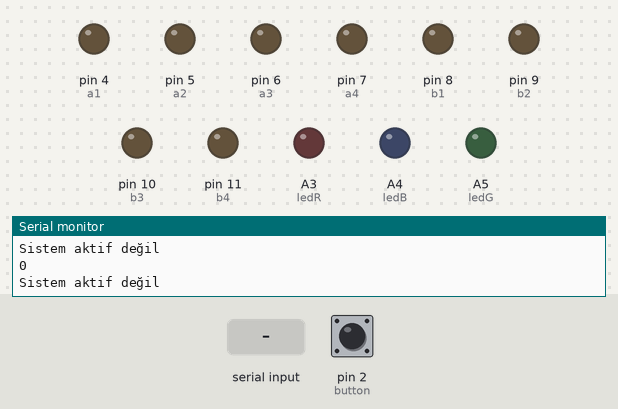
Bench run of a sketch on a simulated Arduino Uno, built with avr-gcc and run on an emulated ATmega328P. Parts: output pins drawn as LEDs (lit = HIGH), the last lines printed to the serial monitor. Dashed ring = blinking. The test bench sets the inputs (shaded band); at power-on: pin 2 (button) LOW.

Above: at 1.2 s.
1.3 s: pin 2 (button) pulled HIGH for 0.15 s
At 4.1 s:
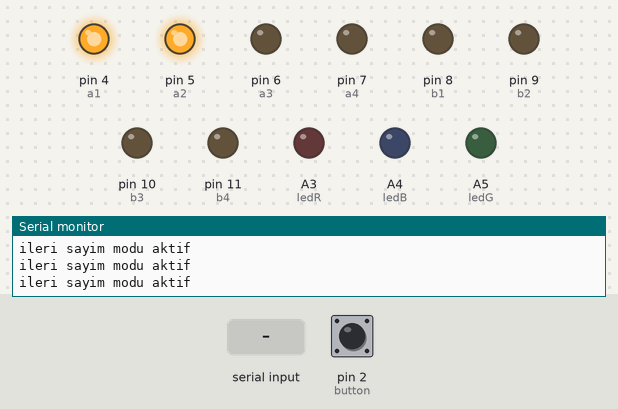
4.4 s: "90,45\n" received over Serial
At 7.2 s:
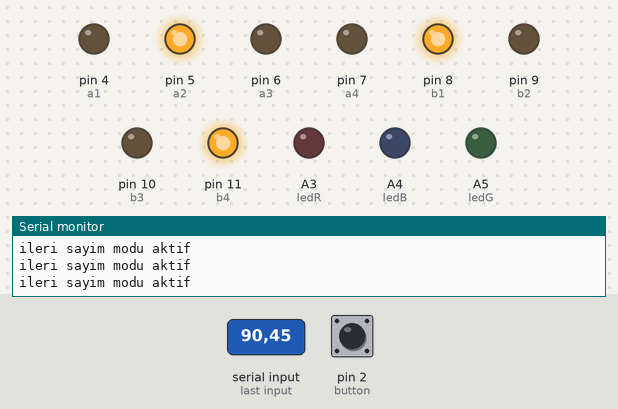
7.4 s: "30,150\n" received over Serial
At 10.2 s:
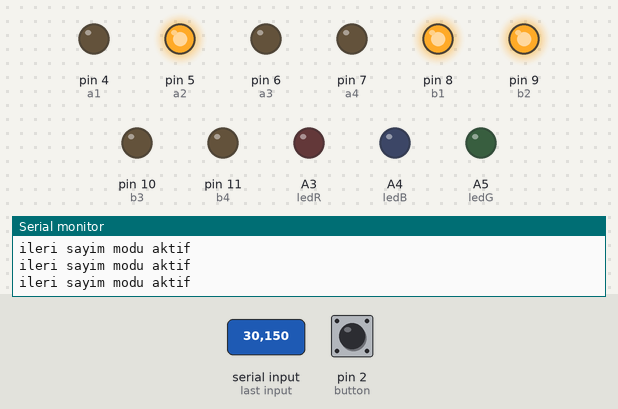
10.4 s: "3\n" received over Serial
At 13.2 s:
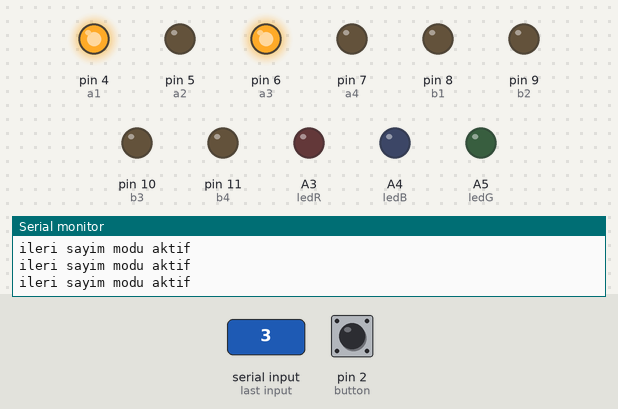
13.4 s: "90\n" received over Serial
At 15.6 s:
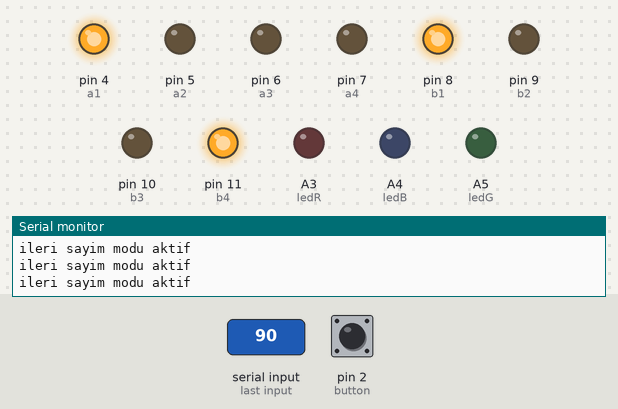
16.4 s: "1\n" received over Serial
At 23.4 s:
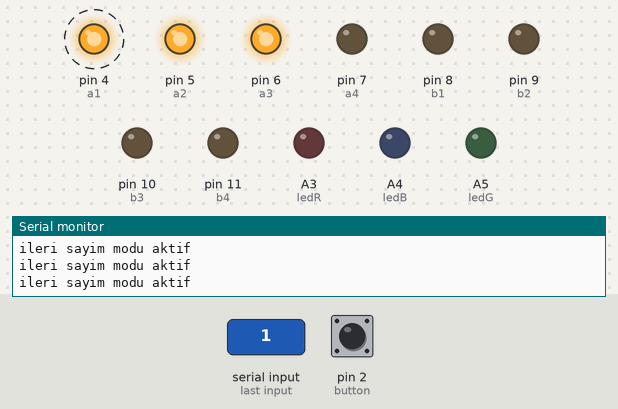
Timing chart, 0 to 24.3 s (numbered marks = the images above; inputs shaded):
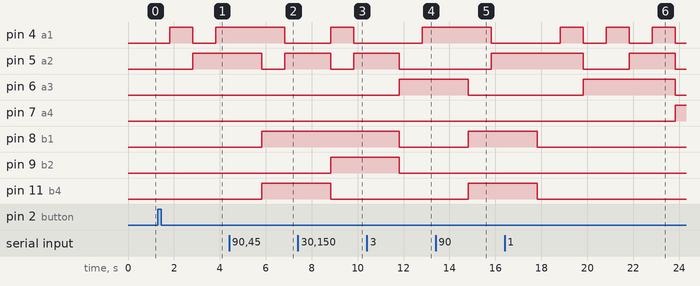

Measured:
- after the input at 1.3 s, pin 4 (a1): LOW → HIGH after 0.52 s, → LOW 1.0 s later, → HIGH 1.0 s later; pin 5 (a2): LOW → HIGH after 1.5 s
- after the input at 4.4 s, pin 6 (a3): stays LOW (without the input it goes to HIGH after 0.42 s); pin 8 (b1), pin 11 (b4): LOW → HIGH after 1.4 s
- after the input at 7.4 s, pin 6 (a3): stays LOW (without the input it goes to HIGH after 1.4 s); pin 9 (b2): LOW → HIGH after 1.4 s; pin 11 (b4): HIGH → LOW after 1.4 s
- after the input at 10.4 s, pin 8 (b1), pin 9 (b2): HIGH → LOW after 1.4 s
- after the input at 13.4 s, pin 6 (a3): HIGH → LOW after 1.4 s instead of 2.4 s; pin 7 (a4): stays LOW (without the input it goes to HIGH after 2.4 s); pin 8 (b1), pin 11 (b4): LOW → HIGH after 1.4 s
- after the input at 16.4 s, pin 7 (a4): LOW → HIGH after 7.4 s instead of 5.4 s; pin 8 (b1), pin 11 (b4): HIGH → LOW after 1.4 s; A3 (ledR): stays LOW (without the input it goes to HIGH after 7.4 s)

The sketch:

project2.1.ino
```cpp
int a1 = 4;
int a2 = 5;
int a3 = 6;
int a4 = 7;


int b1 = 8;
int b2 = 9;
int b3 = 10;
int b4 = 11;
//&&
int n=0;
int d1;
int d2;
int button = 2;
int state = 0;
int a = 0;
int durum_dongu;
int sayac;
int buzzer = 13;
int ledR = A3;
int ledB = A4;
int ledG = A5;


void setup()
{
pinMode(0,OUTPUT);
pinMode(1,OUTPUT);
pinMode(2,OUTPUT);
pinMode(4,OUTPUT);
pinMode(5,OUTPUT);
pinMode(6,OUTPUT);
pinMode(7,OUTPUT);
pinMode(8,OUTPUT);
pinMode(9,OUTPUT);
pinMode(10,OUTPUT);
pinMode(11,OUTPUT);
pinMode(button,INPUT);
Serial.begin(9600);


}

void loop()
{
  String gelen;
  if (Serial.available() > 0) {
    gelen = Serial.readString();
    n = gelen.toInt();

  }

durum_dongu = digitalRead(2);

 while(durum_dongu == true )
{
   durum_dongu = digitalRead(2);

   Serial.println(durum_dongu);

 if(durum_dongu == true )
 {
      sayac++;
   Serial.print("sayac = ");
   Serial.println(sayac);
      delay(500);
 }

  if (sayac == 3)
  {
    sayac = 0;
  }
  else if (sayac == -1)
  {
    sayac = 2;
  }
}
   switch(sayac)
 {
  case 0:
     Serial.println("Sistem aktif değil");
     Serial.println(n);
     analogWrite(ledR,0);
     analogWrite(ledG,0);
     analogWrite(ledB,0);

     if(durum_dongu == true )
 {
      sayac++;
   Serial.print("sayac = ");
   Serial.println(sayac);
      delay(500);
 }

     break;

  case 1:

 n++;
 Serial.println("ileri sayim modu aktif");
 d1=n%10;
 d2=n/10;
 disp1(d1);
 disp2(d2);
 delay(1000);
    if(n==99)
 {
   //1
   tone(buzzer,1000,1000);
      analogWrite(ledR,255);
      delay(1000);
      analogWrite(ledR,0);
      tone(buzzer,300,1000);

      analogWrite(ledB,255);
      delay(1000);
      analogWrite(ledB,0);
      tone(buzzer,1000,1000);

      analogWrite(ledR,255);
      delay(1000);
      analogWrite(ledR,0);
      tone(buzzer,300,1000);

      analogWrite(ledB,255);
      delay(1000);
      analogWrite(ledB,0);
      tone(buzzer,1000,1000);


      n=0;

      analogWrite(ledR,0);
      analogWrite(ledG,0);
      analogWrite(ledB,0);
      sayac = 0;

 }

  break;
 //1
 case 2:
 Serial.println("geri sayim modu aktif");
 n--;
 d1=n%10;
 d2=n/10;
 disp1(d1);
 disp2(d2);
 delay(500);
     if(n==-1)
 {
tone(buzzer,500,2000);
      analogWrite(ledR,255);
      delay(1000);
      analogWrite(ledR,0);

      analogWrite(ledG,255);
      delay(1000);
      analogWrite(ledG,0);

      analogWrite(ledB,255);
      delay(1000);
      analogWrite(ledB,0);

      analogWrite(ledR,255);
      delay(1000);
      analogWrite(ledR,0);

      analogWrite(ledG,255);
      delay(1000);
      analogWrite(ledG,0);

      analogWrite(ledB,255);
      delay(1000);
      analogWrite(ledB,0);

      n=0;

      analogWrite(ledR,0);
      analogWrite(ledG,0);
      analogWrite(ledB,0);
      sayac = 0;
 }
  break;

 }

}


void disp1(int num)
{
  if(num == 0)
  {
    digitalWrite(a1, LOW);
    digitalWrite(a2, LOW);
    digitalWrite(a3, LOW);
    digitalWrite(a4, LOW);
  }
  if(num == 1)
  {
    digitalWrite(a1, HIGH);
    digitalWrite(a2, LOW);
    digitalWrite(a3, LOW);
    digitalWrite(a4, LOW);
  }
  if(num == 2)
  {
    digitalWrite(a1, LOW);
    digitalWrite(a2, HIGH);
    digitalWrite(a3, LOW);
    digitalWrite(a4, LOW);
  }
  if(num == 3)
  {
    digitalWrite(a1, HIGH);
    digitalWrite(a2, HIGH);
    digitalWrite(a3, LOW);
    digitalWrite(a4, LOW);
  }
  if(num == 4)
  {
    digitalWrite(a1, LOW);
    digitalWrite(a2, LOW);
    digitalWrite(a3, HIGH);
    digitalWrite(a4, LOW);
  }
  if(num == 5)
  {
    digitalWrite(a1, HIGH);
    digitalWrite(a2, LOW);
    digitalWrite(a3, HIGH);
    digitalWrite(a4, LOW);
  }
  if(num == 6)
  {
    digitalWrite(a1, LOW);
    digitalWrite(a2, HIGH);
    digitalWrite(a3, HIGH);
    digitalWrite(a4, LOW);
  }
  if(num == 7)
  {
    digitalWrite(a1, HIGH);
    digitalWrite(a2, HIGH);
    digitalWrite(a3, HIGH);
    digitalWrite(a4, LOW);
  }
  if(num == 8)
  {
    digitalWrite(a1, LOW);
    digitalWrite(a2, LOW);
    digitalWrite(a3, LOW);
    digitalWrite(a4, HIGH);
  }
  if(num == 9)
  {
    digitalWrite(a1, HIGH);
    digitalWrite(a2, LOW);
    digitalWrite(a3, LOW);
    digitalWrite(a4, HIGH);
  }
}

void disp2(int num)
{
  if(num == 0)
  {
    digitalWrite(b1, LOW);
    digitalWrite(b2, LOW);
    digitalWrite(b3, LOW);
    digitalWrite(b4, LOW);
  }
  if(num == 1)
  {
    digitalWrite(b1, HIGH);
    digitalWrite(b2, LOW);
    digitalWrite(b3, LOW);
    digitalWrite(b4, LOW);
  }
  if(num == 2)
  {
    digitalWrite(b1, LOW);
    digitalWrite(b2, HIGH);
    digitalWrite(b3, LOW);
    digitalWrite(b4, LOW);
  }
  if(num == 3)
  {
    digitalWrite(b1, HIGH);
    digitalWrite(b2, HIGH);
    digitalWrite(b3, LOW);
    digitalWrite(b4, LOW);
  }
  if(num == 4)
  {
    digitalWrite(b1, LOW);
    digitalWrite(b2, LOW);
    digitalWrite(b3, HIGH);
    digitalWrite(b4, LOW);
  }
  if(num == 5)
  {
    digitalWrite(b1, HIGH);
    digitalWrite(b2, LOW);
    digitalWrite(b3, HIGH);
    digitalWrite(b4, LOW);
  }
  if(num == 6)
  {
    digitalWrite(b1, LOW);
    digitalWrite(b2, HIGH);
    digitalWrite(b3, HIGH);
    digitalWrite(b4, LOW);
  }
  if(num == 7)
  {
    digitalWrite(b1, HIGH);
    digitalWrite(b2, HIGH);
    digitalWrite(b3, HIGH);
    digitalWrite(b4, LOW);
  }
  if(num == 8)
  {
    digitalWrite(b1, LOW);
    digitalWrite(b2, LOW);
    digitalWrite(b3, LOW);
    digitalWrite(b4, HIGH);
  }
  if(num == 9)
  {
    digitalWrite(b1, HIGH);
    digitalWrite(b2, LOW);
    digitalWrite(b3, LOW);
    digitalWrite(b4, HIGH);
  }
}
```
